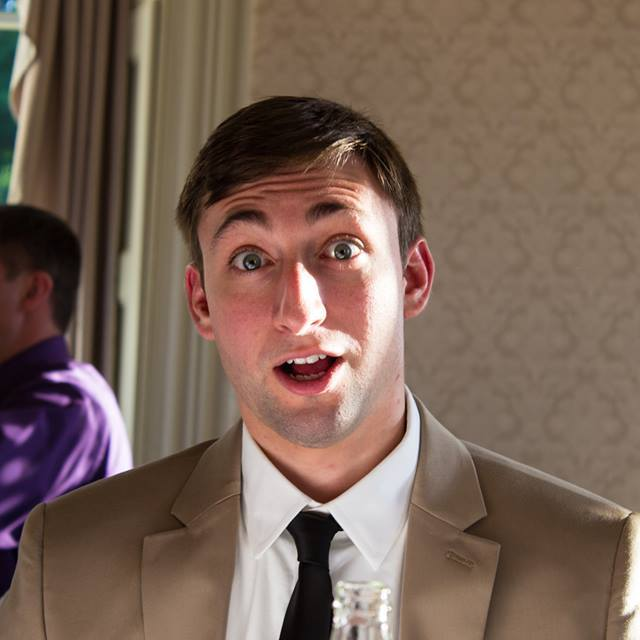
%> input picture pset2/andremo_pic.jpg, 640 x 640 px
$ octave --eval "LapPyrA(imread('andremo_pic.jpg'));"   (GNU Octave 9; MATLAB toolbox functions it lacks are replaced by stand-ins)
%> lines starting %> are read from the running program, lines starting %| are printed output that depends on the picture
% 6.869 Advances in Computer Vision
% Andrew Moran
% PSET 2
%%%%%%%%%%%%%%%%%%%%%%%%%%%%%%%%%%%%%%%%%%%%%%%%%%%%%%%%%%%%%%%%%%%%%%%%%%%%%%%%%%%%%%%%%%

function LapPyrA(img)
r = im2double(img(:,:,1));
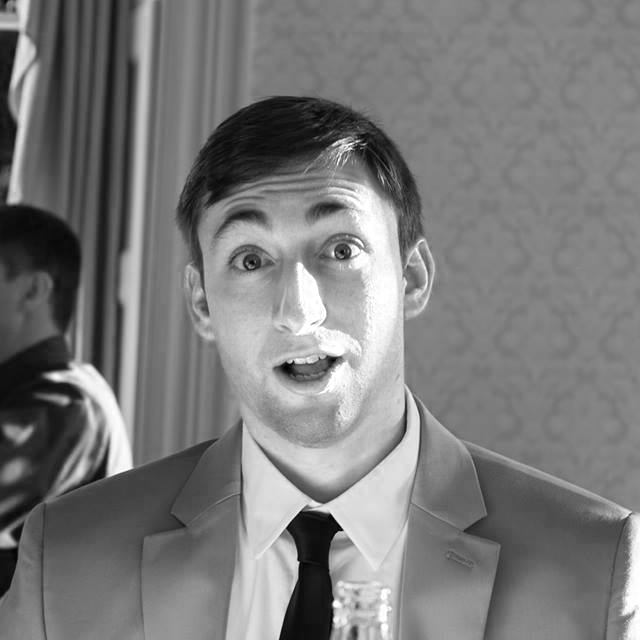
%> r: size 640x640 double; min 0, max 1, mean 0.479
g = im2double(img(:,:,2));
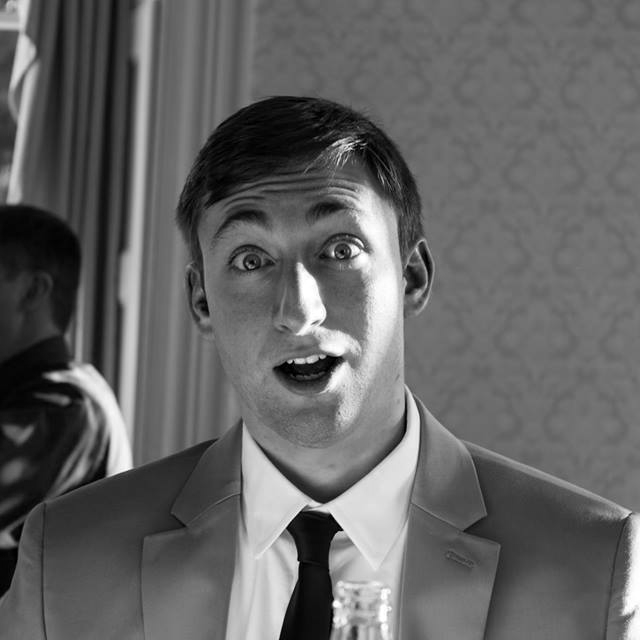
%> g: size 640x640 double; min 0, max 1, mean 0.391
b = im2double(img(:,:,3));
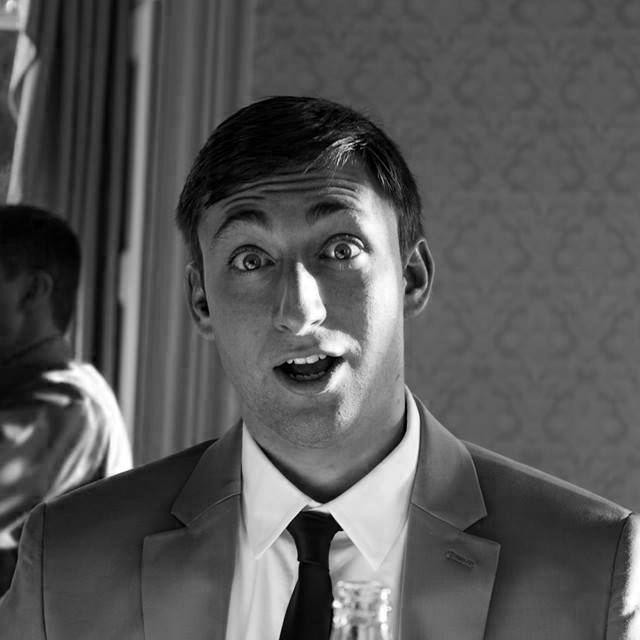
%> b: size 640x640 double; min 0, max 1, mean 0.342

%> (the run ends here)

$ run again, on pset2/husky.jpg
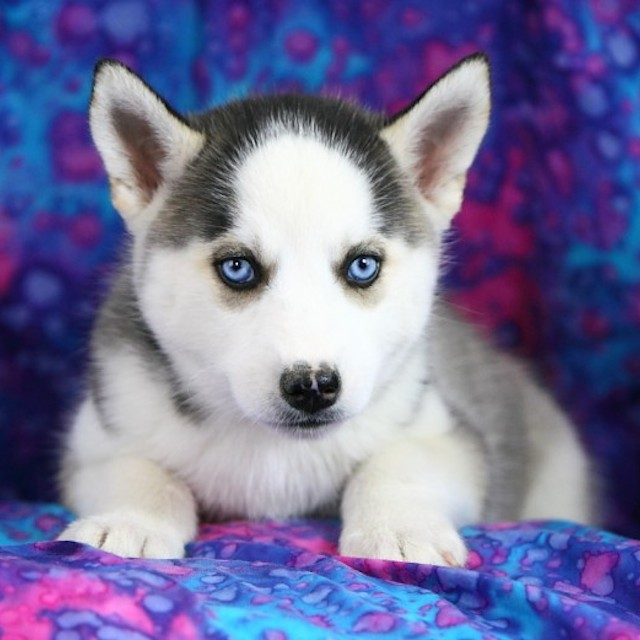
%> input picture pset2/husky.jpg, 640 x 640 px
%> in LapPyrA, `g = im2double(img(:,:,2));`:
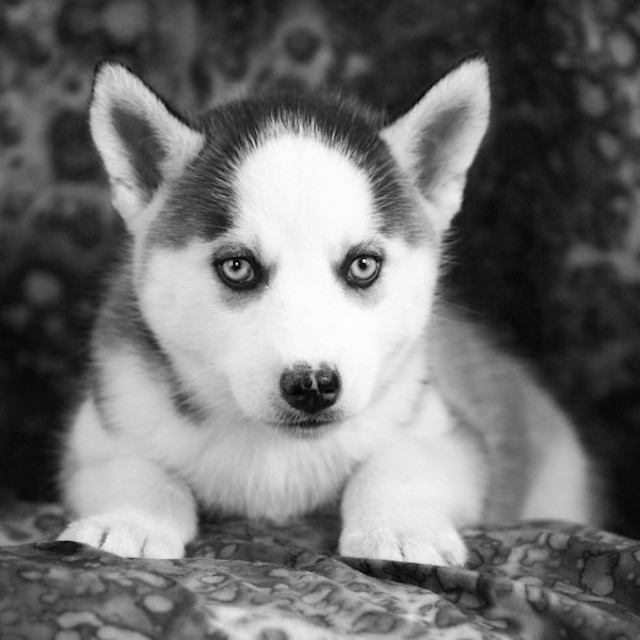
%> g: size 640x640 double; min 0, max 1, mean 0.442
%> in LapPyrA, `b = im2double(img(:,:,3));`:
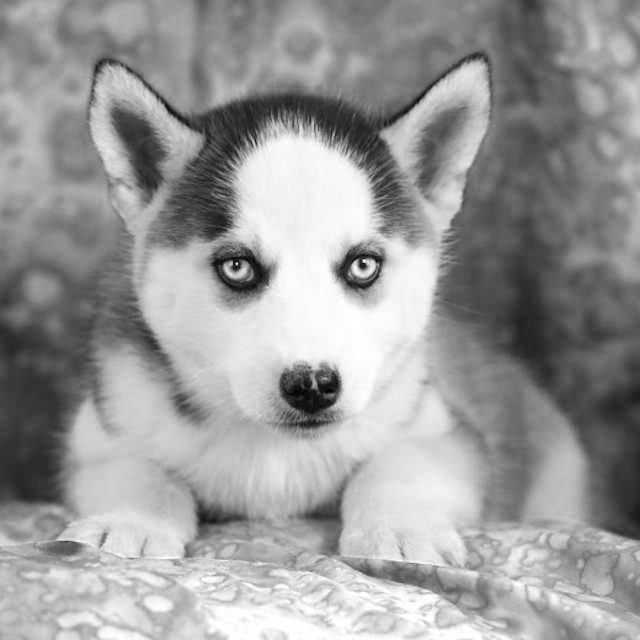
%> b: size 640x640 double; min 0, max 1, mean 0.605

$ run again, on pset2/apple.png
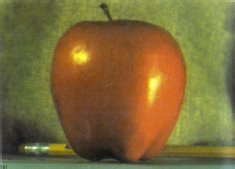
%> input picture pset2/apple.png, 235 x 169 px
%> in LapPyrA, `g = im2double(img(:,:,2));`:
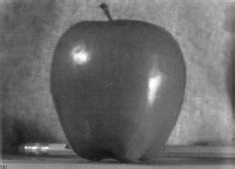
%> g: size 169x235 double; min 0.0706, max 1, mean 0.416
%> in LapPyrA, `b = im2double(img(:,:,3));`:
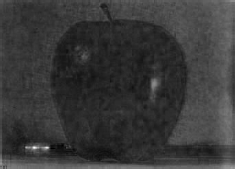
%> b: size 169x235 double; min 0, max 0.988, mean 0.223
